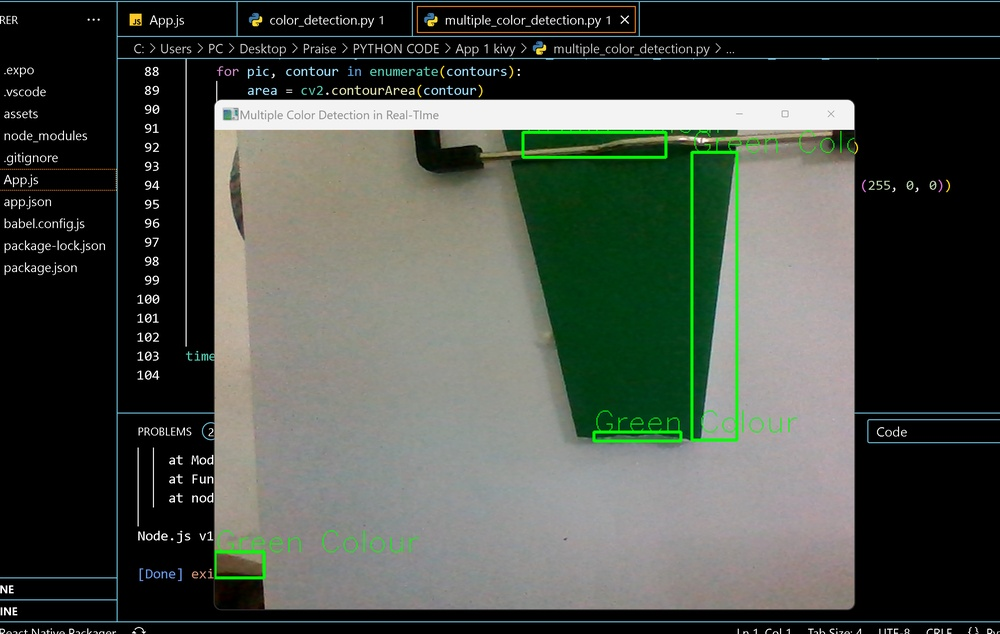
#> input picture Color detection/bandicam 2023-04-05 17-35-04-859.jpg, 1000 x 634 px, shrunk from 3001 x 1904 before the run, given in place of the camera
$ python color_detect.py
#> lines starting #> are read from the running program, lines starting #| are printed output that depends on the picture; after the words box and inside, x2 and y2 are one past the last pixel; in counts of white or black regions, pixels touching at a corner belong together
import cv2 as cv
import numpy as np
cap = cv.VideoCapture(0)
while(1):
    # Take each frame
    _, frame = cap.read()
#> frame is the input picture: shape (634, 1000, 3); mean B, G, R 70.1, 77.4, 71.8
    # Convert BGR to HSV
    hsv = cv.cvtColor(frame, cv.COLOR_BGR2HSV)
#> hsv: shape (634, 1000, 3); mean H, S, V 39.2, 58.5, 79.7
    # define range of blue color in HSV
    # lower_blue = np.array([110,50,50])
    # upper_blue = np.array([130,255,255])

    #Define range of red color in HSV
    lower_blue = np.array([0,100,40])
    upper_blue = np.array([20,255,255])
    # Threshold the HSV image to get only blue colors
    mask = cv.inRange(hsv, lower_blue, upper_blue)
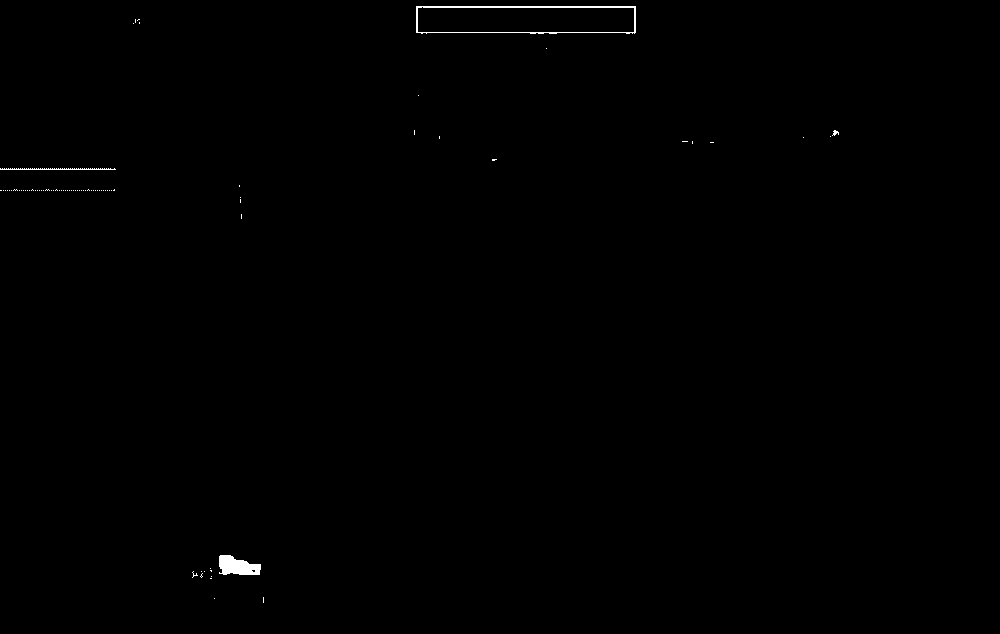
#> mask: shape (634, 1000); 0.27% white; 82 white regions (78 under 20 px), largest, box (x1, y1, x2, y2) and area: (416, 6, 636, 34) 784, (219, 555, 261, 575) 604, (0, 168, 116, 170) 173, (832, 130, 839, 136) 23
    edged = cv.Canny(hsv, 30, 200)
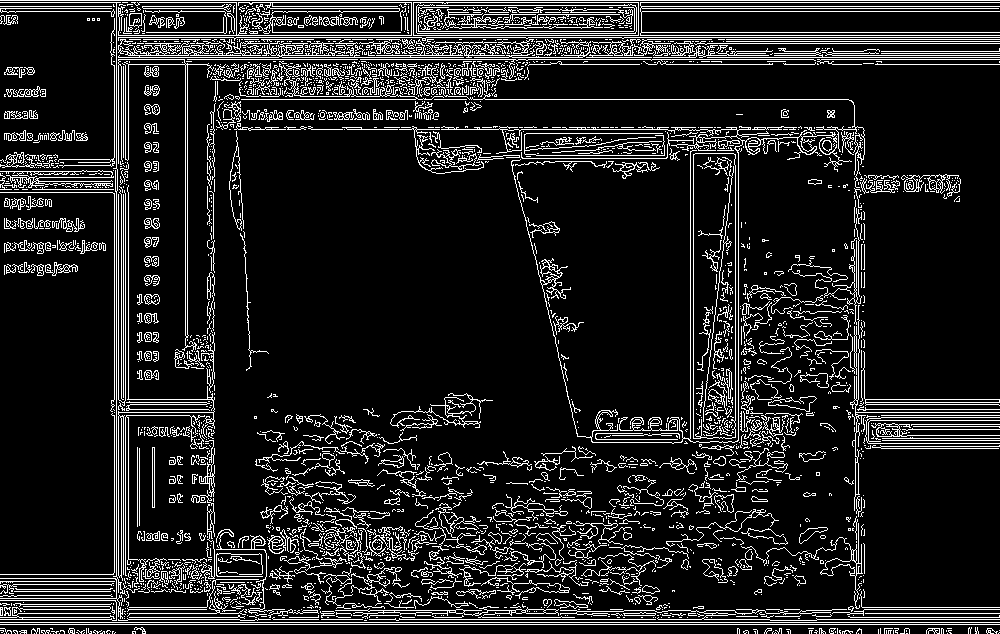
#> edged: shape (634, 1000); 12.7% white in thin lines or dots
    contours, hierarchy = cv.findContours(edged,
    cv.RETR_EXTERNAL, cv.CHAIN_APPROX_NONE)
#> contours = 2408 contours, 2197 with area under 20; largest, box (x1, y1, x2, y2) and area: (693, 153, 736, 439) 11938, (413, 2, 639, 36) 7423, (118, 39, 481, 58) 1286, (441, 126, 836, 444) 784, (0, 170, 114, 188) 672

    cv.imshow('Canny Edges After Contouring', edged)
    cv.waitKey(0)

    print("Number of Contours found = " + str(len(contours)))
#| Number of Contours found = 2408

# Draw all contours
# -1 signifies drawing all contours
    cv.drawContours(frame, contours, -1, (0, 255, 0), 3)
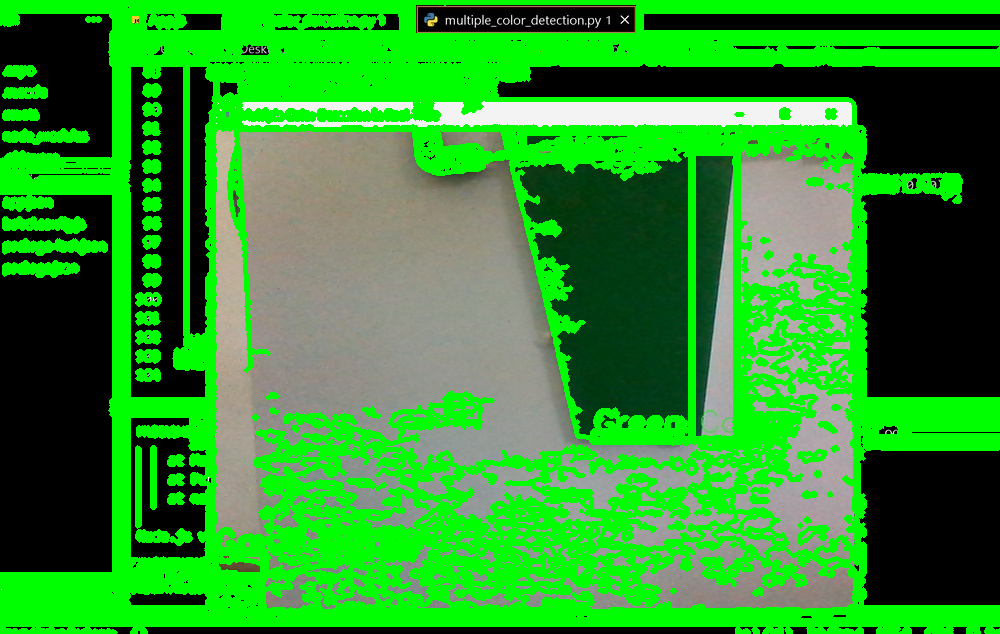
#> frame: shape (634, 1000, 3); mean B, G, R 41.9, 147.6, 43.9

    # Bitwise-AND mask and original image
    res = cv.bitwise_and(frame,frame, mask= mask)
    cv.imshow('frame',frame)
    cv.imshow('mask',mask)
    cv.imshow('res',res)
    cv.imshow('Contours', frame)
    k = cv.waitKey(5) & 0xFF
#> (key Esc is pressed here)
    if k == 27:
        break
cv.destroyAllWindows()

$ run again, on Color detection/bandicam 2023-04-05 17-35-36-979.jpg
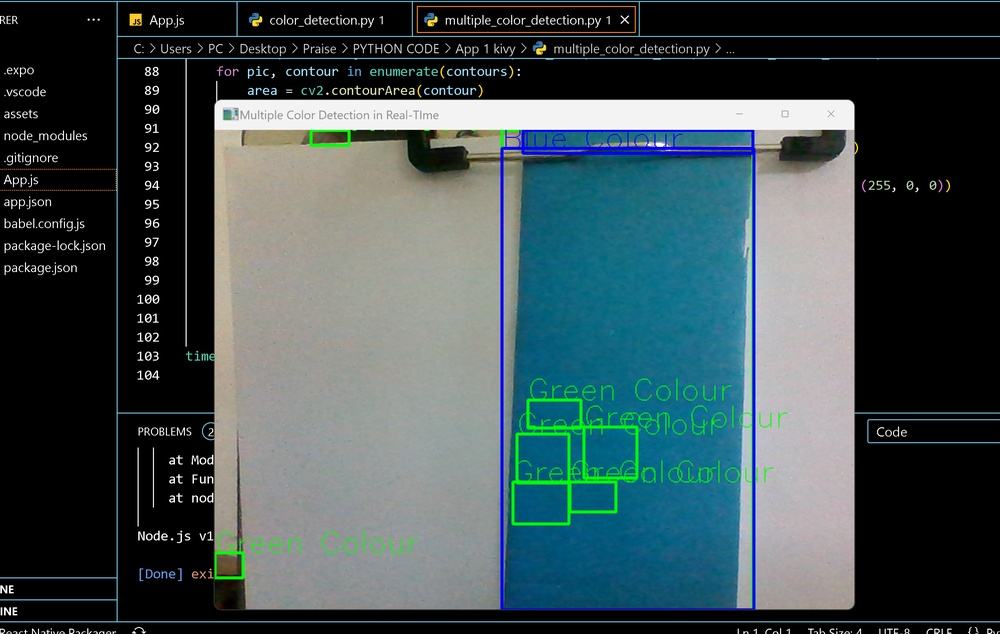
#> input picture Color detection/bandicam 2023-04-05 17-35-36-979.jpg, 1000 x 634 px, shrunk from 3001 x 1904 before the run, given in place of the camera
#> frame is the input picture: shape (634, 1000, 3); mean B, G, R 82, 79.3, 63.5
#> hsv: shape (634, 1000, 3); mean H, S, V 48.5, 75.5, 86.9
#> mask: shape (634, 1000); 0.24% white; 87 white regions (82 under 20 px), largest, box (x1, y1, x2, y2) and area: (416, 6, 636, 34) 784, (218, 557, 240, 575) 312, (0, 168, 116, 170) 173, (325, 134, 343, 142) 74, (465, 133, 477, 137) 20
#> `edged = cv.Canny(hsv, 30, 200)`:
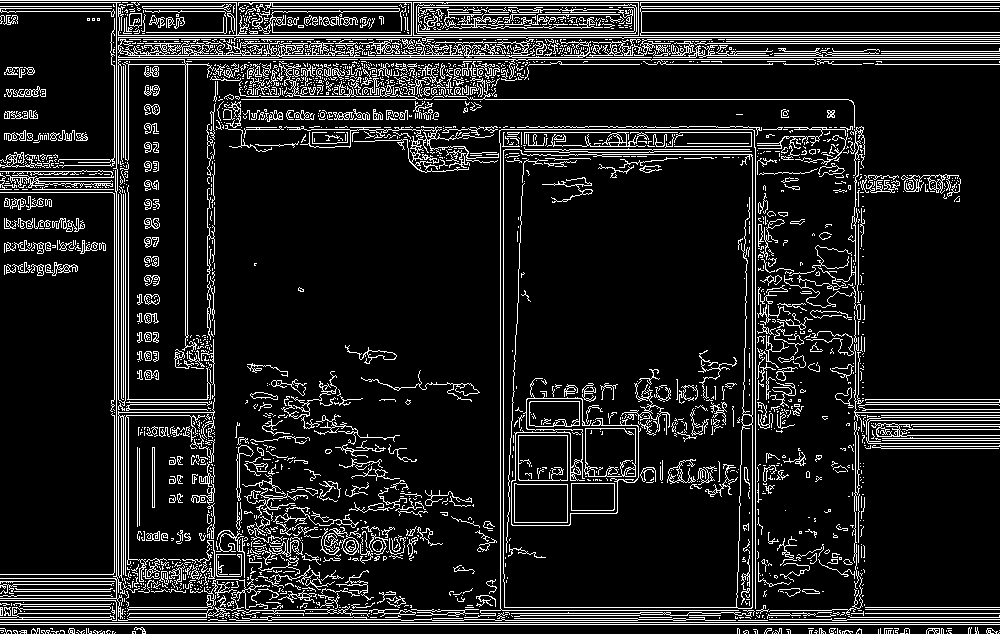
#> edged: shape (634, 1000); 12.2% white in thin lines or dots
#> contours = 2149 contours, 1982 with area under 20; largest, box (x1, y1, x2, y2) and area: (503, 149, 753, 609) 112828, (413, 2, 639, 36) 7423, (118, 39, 481, 58) 1286, (0, 170, 114, 188) 672, (118, 59, 214, 352) 567
#| Number of Contours found = 2149
#> `cv.drawContours(frame, contours, -1, (0, 255, 0), 3)`:
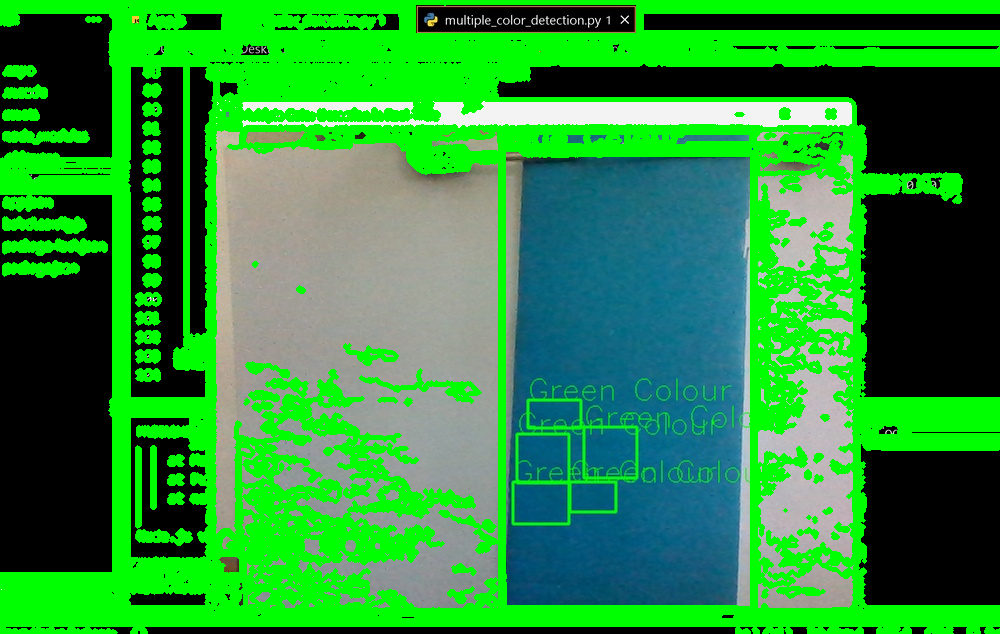
#> frame: shape (634, 1000, 3); mean B, G, R 56.5, 143.3, 41
